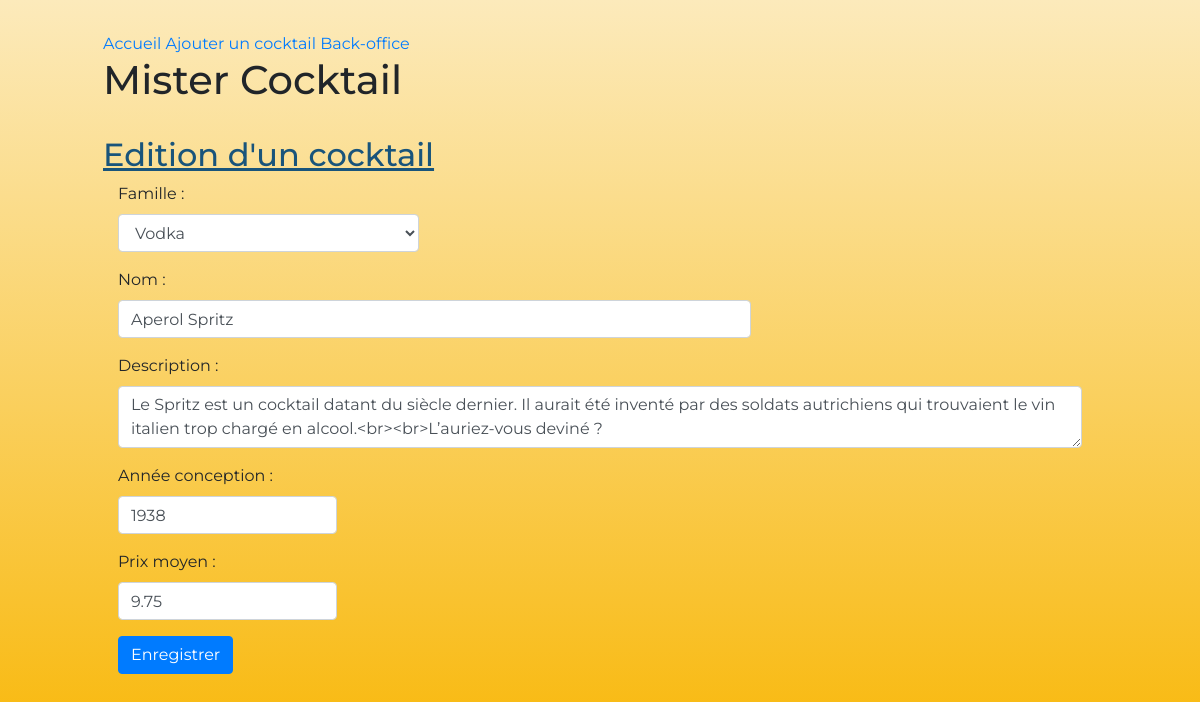
Screenshot of /corrige/edition_cocktail.php?id=1 with the database file from the repository.
### tables this page shows
CREATE TABLE `Cocktail` (
  `id` int(11) NOT NULL,
  `nom` varchar(30) NOT NULL,
  `description` text NOT NULL,
  `urlPhoto` varchar(50) NOT NULL,
  `dateConception` date NOT NULL,
  `prixMoyen` float NOT NULL,
  `idFamille` int(11) NOT NULL
);

### corrige/models/cocktail.php (called while the page is built, shortened)
<?php
function lireCocktail($id)
{
    $pdo = connexionMySQL();
    $query = $pdo->prepare('
        SELECT
            Cocktail.id,
            idFamille,
            nom,
            nomFamille,
            description,
            urlPhoto,
            YEAR(dateConception) AS anneeConception,
            prixMoyen
        FROM Cocktail
        INNER JOIN Famille ON Famille.id = Cocktail.idFamille
        WHERE Cocktail.id = ?
    ');
    $query->execute([ $id ]);
    return $query->fetch(PDO::FETCH_ASSOC);
}
function listerFamillesCocktails()
{
    $pdo = connexionMySQL();
    $query = $pdo->prepare('
        SELECT
            id,
            nomFamille
        FROM Famille
    ');
    $query->execute();
    return $query->fetchAll(PDO::FETCH_ASSOC);
}

### corrige/templates/edition_cocktail.phtml (the view, shortened to what this page needs)
<!DOCTYPE html>
<html lang="fr">
<head>
    <link rel="stylesheet" href="https://cdnjs.cloudflare.com/ajax/libs/twitter-bootstrap/4.4.1/css/bootstrap.min.css">
    <link rel="stylesheet" href="www/css/cocktails.css">
</head>
<body class="container-fluid">
    <nav>
        <a href="index.php">Accueil</a>
        <a href="ajout_cocktail.php">Ajouter un cocktail</a>
        <a href="back_office.php">Back-office</a>
        <h1>Mister Cocktail</h1>
    </nav>
    <h2>Edition d'un cocktail</h2>
    <form action="edition_cocktail.php" method="POST">
        <div class="form-group col-4">
            <label for="idFamille">Famille :</label>
            <select class="form-control" id="idFamille" name="idFamille">
                <?php foreach($famillesCocktails as $famille): ?>
                    <?php if($famille['id'] == $cocktail['idFamille']): ?>
                        <option value="<?= $famille['id'] ?>" selected><?= $famille['nomFamille'] ?></option>
                    <?php else: ?>
                        <option value="<?= $famille['id'] ?>"><?= $famille['nomFamille'] ?></option>
                    <?php endif; ?>
                <?php endforeach; ?>
            </select>
        </div>
        <div class="form-group col-8">
            <label for="nom">Nom :</label>
            <input type="text" class="form-control" id="nom" name="nom" maxlength="30" value="<?= $cocktail['nom'] ?>">
        </div>
        <div class="form-group col-12">
            <label for="nom">Description :</label>
            <textarea class="form-control" id="description" name="description"><?= $cocktail['description'] ?></textarea>
        </div>
        <div class="form-group col-3">
            <label for="nom">Année conception :</label>
            <input type="number" class="form-control" id="anneeConception" name="anneeConception" placeholder="1900" value="<?= $cocktail['anneeConception'] ?>">
        </div>
        <div class="form-group col-3">
            <label for="nom">Prix moyen :</label>
            <input type="text" class="form-control" id="prixMoyen" name="prixMoyen" value="<?= $cocktail['prixMoyen'] ?>">
        </div>
        <div class="form-group col-12">
            <button type="submit" class="btn btn-primary">Enregistrer</button>
        </div>
    </form>
</body>
</html>

### corrige/www/css/cocktails.css (style rules this page uses)
* { box-sizing: border-box; }
body { background: linear-gradient(to bottom, #fceabb, #f8b500); font-family: Montserrat, sans-serif; max-width: 1024px; min-height: 100vh; padding: 2rem 0; }
h2 { color: #19547b; text-decoration: underline; text-decoration-color: #19547b; }
nav { margin-bottom: 2rem; width: 100%; }

### rows the page displays
cocktail: nom "Aperol Spritz", description "Le Spritz est un cocktail datant du siècle dernier. Il aurait été inventé par des soldats autrichiens qui trouvaient le vin italien trop chargé en alcool.<br><br>L’auriez-vous deviné ?", prixMoyen "9.75"

### other values shown
form field idFamille "Vodka"
